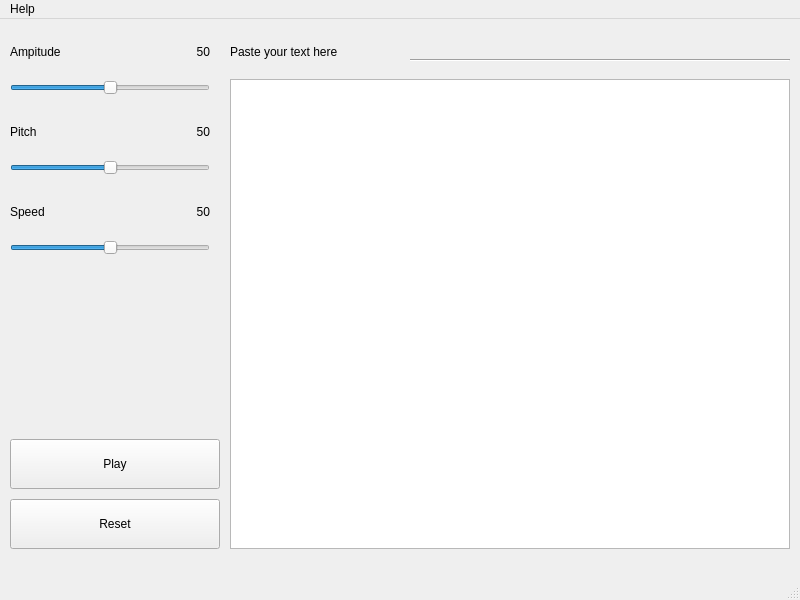
<?xml version="1.0" encoding="UTF-8"?>
<ui version="4.0">
 <class>MainWindow</class>
 <widget class="QMainWindow" name="MainWindow">
  <property name="geometry">
   <rect>
    <x>0</x>
    <y>0</y>
    <width>800</width>
    <height>600</height>
   </rect>
  </property>
  <property name="sizePolicy">
   <sizepolicy hsizetype="Fixed" vsizetype="Fixed">
    <horstretch>0</horstretch>
    <verstretch>0</verstretch>
   </sizepolicy>
  </property>
  <property name="windowTitle">
   <string>LetMeTalk</string>
  </property>
  <widget class="QWidget" name="centralwidget">
   <property name="sizePolicy">
    <sizepolicy hsizetype="Fixed" vsizetype="Fixed">
     <horstretch>0</horstretch>
     <verstretch>0</verstretch>
    </sizepolicy>
   </property>
   <widget class="QSlider" name="amp">
    <property name="geometry">
     <rect>
      <x>10</x>
      <y>60</y>
      <width>200</width>
      <height>17</height>
     </rect>
    </property>
    <property name="singleStep">
     <number>1</number>
    </property>
    <property name="sliderPosition">
     <number>50</number>
    </property>
    <property name="orientation">
     <enum>Qt::Horizontal</enum>
    </property>
   </widget>
   <widget class="QLabel" name="amp_label">
    <property name="geometry">
     <rect>
      <x>10</x>
      <y>20</y>
      <width>90</width>
      <height>26</height>
     </rect>
    </property>
    <property name="text">
     <string>Ampitude</string>
    </property>
   </widget>
   <widget class="QLabel" name="pitch_label">
    <property name="geometry">
     <rect>
      <x>10</x>
      <y>100</y>
      <width>80</width>
      <height>26</height>
     </rect>
    </property>
    <property name="text">
     <string>Pitch</string>
    </property>
   </widget>
   <widget class="QLabel" name="speed_label">
    <property name="geometry">
     <rect>
      <x>10</x>
      <y>180</y>
      <width>80</width>
      <height>26</height>
     </rect>
    </property>
    <property name="text">
     <string>Speed</string>
    </property>
   </widget>
   <widget class="QTextEdit" name="input_area">
    <property name="geometry">
     <rect>
      <x>230</x>
      <y>60</y>
      <width>560</width>
      <height>470</height>
     </rect>
    </property>
   </widget>
   <widget class="QSlider" name="pitch">
    <property name="geometry">
     <rect>
      <x>10</x>
      <y>140</y>
      <width>200</width>
      <height>17</height>
     </rect>
    </property>
    <property name="sliderPosition">
     <number>50</number>
    </property>
    <property name="orientation">
     <enum>Qt::Horizontal</enum>
    </property>
   </widget>
   <widget class="QSlider" name="speed">
    <property name="geometry">
     <rect>
      <x>10</x>
      <y>220</y>
      <width>200</width>
      <height>17</height>
     </rect>
    </property>
    <property name="sliderPosition">
     <number>50</number>
    </property>
    <property name="orientation">
     <enum>Qt::Horizontal</enum>
    </property>
   </widget>
   <widget class="QPushButton" name="play_btn">
    <property name="geometry">
     <rect>
      <x>10</x>
      <y>420</y>
      <width>210</width>
      <height>50</height>
     </rect>
    </property>
    <property name="text">
     <string>Play</string>
    </property>
   </widget>
   <widget class="QLabel" name="input_label">
    <property name="geometry">
     <rect>
      <x>230</x>
      <y>20</y>
      <width>180</width>
      <height>26</height>
     </rect>
    </property>
    <property name="text">
     <string>Paste your text here</string>
    </property>
   </widget>
   <widget class="Line" name="line">
    <property name="geometry">
     <rect>
      <x>410</x>
      <y>40</y>
      <width>380</width>
      <height>3</height>
     </rect>
    </property>
    <property name="orientation">
     <enum>Qt::Horizontal</enum>
    </property>
   </widget>
   <widget class="QPushButton" name="reset_btn">
    <property name="geometry">
     <rect>
      <x>10</x>
      <y>480</y>
      <width>210</width>
      <height>50</height>
     </rect>
    </property>
    <property name="text">
     <string>Reset</string>
    </property>
   </widget>
   <widget class="QLabel" name="speed_value">
    <property name="geometry">
     <rect>
      <x>130</x>
      <y>180</y>
      <width>80</width>
      <height>26</height>
     </rect>
    </property>
    <property name="text">
     <string>50</string>
    </property>
    <property name="alignment">
     <set>Qt::AlignRight|Qt::AlignTrailing|Qt::AlignVCenter</set>
    </property>
   </widget>
   <widget class="QLabel" name="pitch_value">
    <property name="geometry">
     <rect>
      <x>130</x>
      <y>100</y>
      <width>80</width>
      <height>26</height>
     </rect>
    </property>
    <property name="text">
     <string>50</string>
    </property>
    <property name="alignment">
     <set>Qt::AlignRight|Qt::AlignTrailing|Qt::AlignVCenter</set>
    </property>
   </widget>
   <widget class="QLabel" name="amp_value">
    <property name="geometry">
     <rect>
      <x>130</x>
      <y>20</y>
      <width>80</width>
      <height>26</height>
     </rect>
    </property>
    <property name="text">
     <string>50</string>
    </property>
    <property name="alignment">
     <set>Qt::AlignRight|Qt::AlignTrailing|Qt::AlignVCenter</set>
    </property>
   </widget>
  </widget>
  <widget class="QStatusBar" name="statusbar"/>
  <widget class="QMenuBar" name="menuBar">
   <property name="geometry">
    <rect>
     <x>0</x>
     <y>0</y>
     <width>800</width>
     <height>31</height>
    </rect>
   </property>
   <widget class="QMenu" name="menuHelp">
    <property name="title">
     <string>Help</string>
    </property>
    <addaction name="actionAbout"/>
   </widget>
   <addaction name="menuHelp"/>
  </widget>
  <action name="actionAbout">
   <property name="text">
    <string>About</string>
   </property>
  </action>
 </widget>
 <resources/>
 <connections>
  <connection>
   <sender>speed</sender>
   <signal>sliderMoved(int)</signal>
   <receiver>speed_value</receiver>
   <slot>setNum(int)</slot>
   <hints>
    <hint type="sourcelabel">
     <x>109</x>
     <y>228</y>
    </hint>
    <hint type="destinationlabel">
     <x>169</x>
     <y>192</y>
    </hint>
   </hints>
  </connection>
  <connection>
   <sender>amp</sender>
   <signal>sliderMoved(int)</signal>
   <receiver>amp_value</receiver>
   <slot>setNum(int)</slot>
   <hints>
    <hint type="sourcelabel">
     <x>109</x>
     <y>68</y>
    </hint>
    <hint type="destinationlabel">
     <x>169</x>
     <y>32</y>
    </hint>
   </hints>
  </connection>
  <connection>
   <sender>pitch</sender>
   <signal>sliderMoved(int)</signal>
   <receiver>pitch_value</receiver>
   <slot>setNum(int)</slot>
   <hints>
    <hint type="sourcelabel">
     <x>109</x>
     <y>148</y>
    </hint>
    <hint type="destinationlabel">
     <x>169</x>
     <y>112</y>
    </hint>
   </hints>
  </connection>
 </connections>
</ui>
